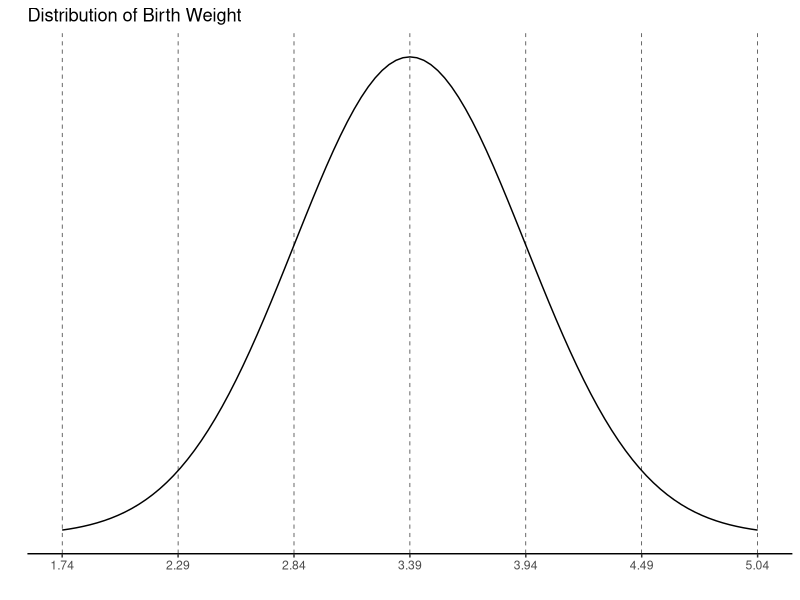
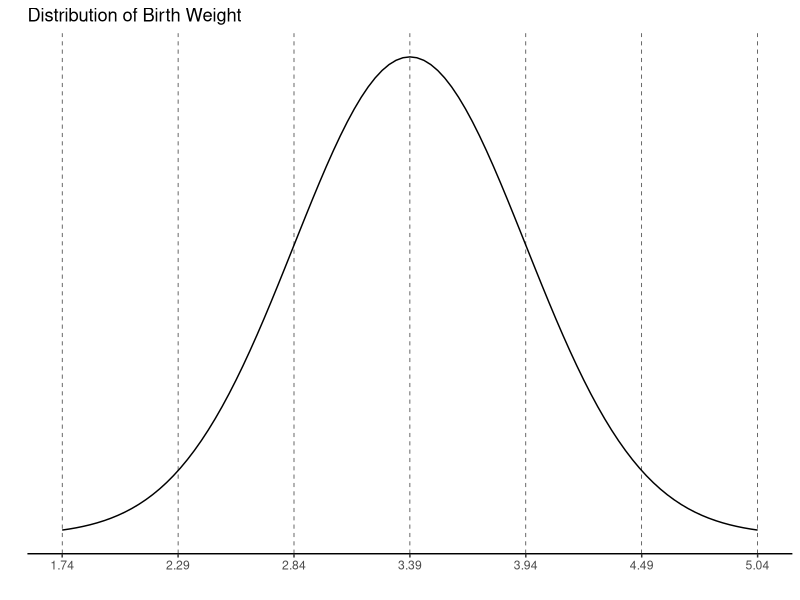

The R script that drew these images, in order:
## ---- chunk 1
knitr::opts_chunk$set(echo = TRUE)
## ---- chunk 2
library(ggplot2)


p1 <- ggplot(data = data.frame(x = c(3.39-3*0.55, 3.39+3*0.55)), aes(x)) +
  stat_function(fun = dnorm, n = 101, args = list(mean = 3.39, sd = 0.55)) +
  geom_vline(xintercept=seq(3.39-3*0.55, 3.39+3*0.55, 0.55), lty=2, lwd=0.2) +
  scale_x_continuous(breaks=seq(3.39-3*0.55, 3.39+3*0.55, 0.55)) +
  ylab("") +
  xlab("") +
  ggtitle("Distribution of Birth Weight") +
  scale_y_continuous(breaks = NULL) +
  theme_classic()
p1
## ---- chunk 3
library(ggplot2)


p1 <- ggplot(data = data.frame(x = c(3.39-3*0.55, 3.39+3*0.55)), aes(x)) +
  stat_function(fun = dnorm, n = 101, args = list(mean = 3.39, sd = 0.55)) +
  geom_vline(xintercept=seq(3.39-3*0.55, 3.39+3*0.55, 0.55), lty=2, lwd=0.2) +
  scale_x_continuous(breaks=seq(3.39-3*0.55, 3.39+3*0.55, 0.55)) +
  ylab("") +
  xlab("") +
  ggtitle("Distribution of Birth Weight") +
  scale_y_continuous(breaks = NULL) +
  theme_classic()
p1
